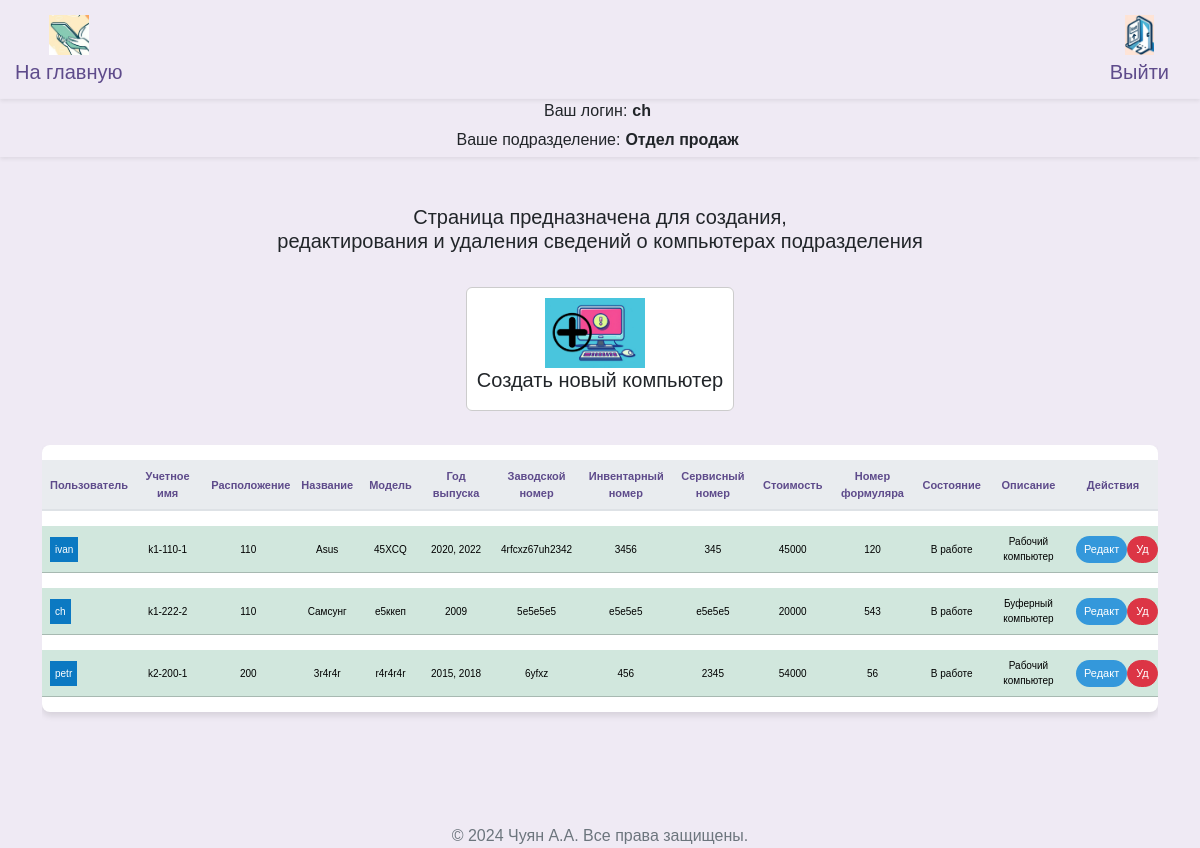
/arms (signed in), run on an earlier commit of the app's database.
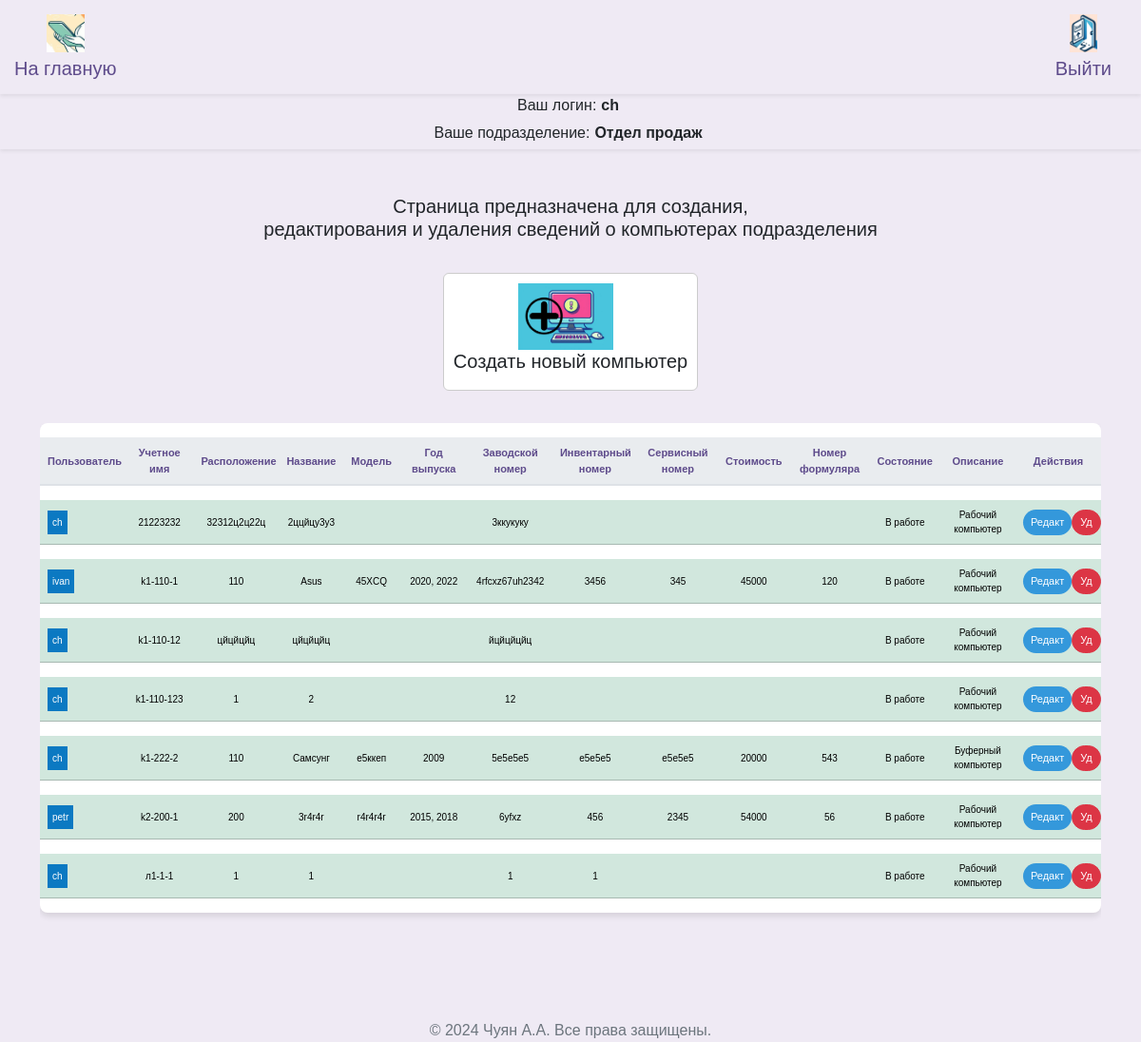
And on a later commit of the database.
### src/database/models.py (models this page shows, shortened)
class Worker(Base):
    __tablename__ = "worker"
    id = Column(Integer, primary_key=True)
    role = Column(Enum(Role), default=Role.guest)
    fio = Column(String)
    name = Column(String, unique=True)
    password = Column(String)
    department = Column(String)
    position = Column(String)
    description = Column(String, default=None)
    conn_worker_arm = relationship(
        "Arm", back_populates="conn_arm_worker"
    )

class Arm(Base):
    __tablename__ = "arm"
    id = Column(Integer, primary_key=True)
    title = Column(String, unique=True)
    department_arm = Column(String)
    location = Column(String)
    name = Column(String)
    model = Column(String)
    release = Column(String)
    num_serial = Column(String)
    num_invent = Column(String)
    num_service = Column(String)
    price = Column(String)
    formular = Column(String)
    state = Column(String)
    description = Column(String, default=None)
    description2 = Column(String, default=None)
    description3 = Column(String, default=None)
    id_worker = Column(Integer, ForeignKey("worker.id"), default=1)
    conn_arm_worker = relationship(
        "Worker", back_populates="conn_worker_arm"
    )

### src/frontend/router.py (the view)
@router.get("/arms")
async def get_arms(
    request: Request,
    worker: Worker = Depends(get_worker_or_redirect),
    session: AsyncSession = Depends(get_session),
):
    data = await CRUDArm.get_all_arm_sorted(session)
    data_worker = await CRUDWorker.get_all(session)
    return templates.TemplateResponse(
        "arms/index.html",
        {"request": request, "worker": worker, "data": data, "data_worker": data_worker},
    )

### src/frontend/template/arms/index.html (shortened to what this page needs)
{% extends "base/base.html" %}
{% block content %}
<head>
</head>
<h5 class="mb-4" style="margin-bottom: 60px; text-align: center;">Страница предназначена для создания,<br> редактирования и удаления сведений о компьютерах подразделения</h5>
<div class="d-flex flex-wrap justify-content-center align-items-center">
  <a class="nav-link " href="#" data-bs-toggle="modal" data-bs-target="#modalCreateArm" data-bs-department-arm= "{{worker.department}}" style="text-decoration: none;" >
    <div class="d-flex align-items-center card" style="margin: 10px; border: 1px solid #ccc; padding: 10px; display: flex; justify-content: center;">
      <img src="../frontend/assets/img/icon_create_arm.jpg" alt="..." style="width: 100px; height: auto; margin-right: 10px;">
      <div>
        <h5 class="card-title" style="text-align: center;">Создать новый компьютер</h5>
      </div>
    </div>
  </a>
</div>
<div class="row">
  <div class="col-12">
    <div class="table-responsive">
      <table class="table table-hover table-shadow table-rounded">
        <thead>
          <tr>
            <th scope="col" >Пользователь</th>
            <th scope="col" >Учетное имя</th>
            <th scope="col" >Расположение</th>
            <th scope="col" >Название</th>
            <th scope="col" >Модель</th>
            <th scope="col" >Год выпуска</th>
            <th scope="col" >Заводской номер</th>
            <th scope="col" >Инвентарный номер</th>
            <th scope="col" >Сервисный номер</th>
            <th scope="col" >Стоимость</th>
            <th scope="col" >Номер формуляра</th>
            <th scope="col" >Состояние</th>
            <th scope="col" >Описание</th>
            <th scope="col" >Действия</th>
          </tr>
        </thead>
        <tbody class="text-center">
          {% for tuple in data %}
            {% set object = tuple %}
              {% if object.department_arm == worker.department %}
                {% for tuple2 in data_worker %}
                  {% if tuple2.id == object.id_worker %}
                    {% set varUserName = tuple2.name %}
                    {% set varUserId = tuple2.id %}
                    <tr class="table-success">
                      <td>
                        <div style="display: flex;">
                          <span style="padding: 5px;
                            {% if varUserName == 'Нет пользователя' %}
                              background-color: #ff0000;
                            {% else %}
                              background-color: #0b79c2;
                            {% endif %}
                            color: white;">
                            {{varUserName}}
                          </span>
                        </div>
                      </td>
                      <td>{{ object.title }}</td>
                      <td>{{ object.location }}</td>
                      <td>{{ object.name }}</td>
                      <td>{{ object.model }}</td>
                      <td>{{ object.release }}</td>
                      <td>{{ object.num_serial }}</td>
                      <td>{{ object.num_invent }}</td>
                      <td>{{ object.num_service }}</td>
                      <td>{{ object.price }}</td>
                      <td>{{ object.formular }}</td>
                      <td>{{ object.state }}</td>
                      <td>{{ object.description }}</td>
                      <td>
                        <div style="display: flex;">
                          <button type="button" class="btn btn-primary btn-sm" style="background-color: #3498db; color: white; font-size: 11px;"
                            data-bs-toggle="modal"
                            data-bs-target="#modalUpdate"
                            data-bs-id="{{object.id}}"
                            data-bs-user="{{varUserName}}"
                            data-bs-title="{{object.title}}"
                            data-bs-location="{{object.location}}"
                            data-bs-name="{{object.name}}"
                            data-bs-model="{{object.model}}"
                            data-bs-release="{{object.release}}"
                            data-bs-num_serial="{{object.num_serial}}"
                            data-bs-num_invent="{{object.num_invent}}"
                            data-bs-num_service="{{object.num_service}}"
                            data-bs-price="{{object.price}}"
                            data-bs-formular="{{object.formular}}"
                            data-bs-state="{{object.state}}"
                            data-bs-description="{{object.description}}"
                            data-bs-workerdepartment= "{{worker.department}}"
                            data-bs-user_id="{{varUserId}}"
                            console.log(data-bs-user)
                            >
                            Редакт
                          </button>
                          <button type="button" class="btn btn-danger btn-sm" style="color: white; font-size: 11px;"
                            onclick="deleteArm('{{ object.id }}')">
                            Уд
                          </button>
                        </div>
                      </td>
                    </tr>
                {% endif %}
              {% endfor %}
            {% endif %}
          {% endfor %}
        </tbody>
      </table>
    </div>
  </div>
</div>
{% endblock %}

### src/frontend/template/base/base.html (shortened to what this page needs)
<!DOCTYPE html>
<html lang="ru">
<head>{% include 'base/head.html' %}</head>
<body>
  {% include 'base/nav.html' %}
  {% include 'base/info.html' %}
  <div class="container my-5">
    {% block content %}{% endblock %}
  </div>
  {% include 'base/footer.html' %}
</body>
</html>

### src/frontend/template/base/head.html (shortened to what this page needs)
<head>
  <link rel="stylesheet" href="/frontend/assets/css/bootstrap.min.css">
  <link href="/frontend/assets/css/select2.min.css" rel="stylesheet" />
  <link rel="stylesheet" href="/frontend/assets/css/base.css">
  <link rel="stylesheet" href="/frontend/assets/css/custom.css">
</head>

### src/frontend/template/base/nav.html (shortened to what this page needs)
<nav class="navbar navbar-expand-lg navbar-light shadow-sm">
  <div class="container-fluid d-flex justify-content-between align-items-center">
    <a class="navbar-brand" href="/">
      <img src="/frontend/assets/img/logo_min.jpg" alt="Инвентарный учет Logo" id="brand-logo">
      <span>На главную</span>
    </a>
    <a class="navbar-brand" href="/logout">
      <img src="/frontend/assets/img/icon_exit.jpg" alt="Выход" id="exit">
      <span>Выйти</span>
    </a>
  </div>
</nav>

### src/frontend/template/base/info.html (shortened to what this page needs)
<nav class="info navbar-expand-lg navbar-light shadow-sm">
  <div class="user-info">
    <div class="d-flex align-items-center">
      <span class="label">Ваш логин:</span>
      <span class="value">{{ worker.name }}</span>
    </div>
    <div class="d-flex align-items-center">
      <span class="label">Ваше подразделение:</span>
      <span class="value">{{ worker.department }}</span>
    </div>
  </div>
</nav>

### src/frontend/template/base/footer.html
﻿<footer style="text-align: center;">
  <p>&copy; 2024 Чуян А.А. Все права защищены.</p>
</footer>

### src/frontend/assets/css/base.css (style rules this page uses)
body { margin: 0; font-family: 'Nunito Sans', Arial, sans-serif; background-color: #efeaf4; }
.navbar { background-color: rgb(255, 255, 255), 255, 255); box-shadow: 0 4px 6px rgba(0, 0, 0, 0.1); }
.navbar-brand, .nav-link { color: #5e4b8b !important; }
.nav-link { margin: 0 10px; border-radius: 20px; transition: background-color 0.3s, color 0.3s; }
p { color: #6c757d; }
.table { background-color: #ffffff; color: #5e4b8b; border-collapse: separate; border-spacing: 0 15px; }
.table th, .table td { border-top: none !important; vertical-align: middle; }
.table thead th { background-color: #e9ecef; color: #5e4b8b; border-bottom: 2px solid #dee2e6; }
.table .btn, .table a { color: #7e57c2; transition: color 0.3s; }
.table td { padding: .5rem; }
.table-rounded { border-radius: .5rem; overflow: hidden; }
.table-shadow { box-shadow: 0 4px 6px rgba(0, 0, 0, 0.1); }
.btn { border-radius: 20px; }
.btn-primary { background-color: #8e44b0; border: none; color: #ffffff; transition: background-color 0.3s, color 0.3s, box-shadow 0.3s; }

### src/frontend/template/base/nav.html (style rules this page uses)
.navbar { padding: 10px 0; }
.container-fluid { display: flex; justify-content: space-between; align-items: center; padding: 0 15px; }
.navbar-brand { display: flex; flex-direction: column; align-items: center; text-align: center; max-width: 120px; white-space: normal; line-height: 1.2; }
.navbar-brand img { margin-bottom: 5px; max-height: 40px; }
.user-info { text-align: center; display: flex; flex-direction: column; align-items: center; }

### src/frontend/template/base/info.html (style rules this page uses)
body, html { margin: 0; padding: 0; width: 100%; height: 100%; }
.navbar { padding: 10px 0; width: 100%; }
.container-fluid { padding: 0 15px; display: flex; justify-content: space-between; align-items: center; }
.navbar-brand { display: flex; flex-direction: column; align-items: center; text-align: center; max-width: 120px; white-space: normal; line-height: 1.2; }
.navbar-brand img { margin-bottom: 5px; max-height: 40px; }
.user-info { text-align: center; display: flex; flex-direction: column; align-items: center; }
.user-info .label, .user-info .value { display: inline-block; width: auto; margin-right: 5px; max-width: 250px; margin-bottom: 5px; }
.user-info .value { font-weight: bold; }

### src/frontend/template/arms/index.html (style rules this page uses)
table { font-family: Arial, sans-serif; }
.table th, .table td { max-width: 90px; }
td { font-size: 10px; }
th { text-align: center; font-size: 11px; }

What changed in the data, as far as the page shows it:
added Arm: title "21223232", location "32312ц2ц22ц", name "2ццйцу3у3", num_serial "3ккукуку", state "В работе", description "Рабочий компьютер", Worker (name "ch")
added Arm: title "k1-110-12", location "цйцйцйц", name "цйцйцйц", num_serial "йцйцйцйц", state "В работе", description "Рабочий компьютер", Worker (name "ch")
added Arm: title "k1-110-123", location "1", name "2", num_serial "12", state "В работе", description "Рабочий компьютер", Worker (name "ch")
added Arm: title "л1-1-1", location "1", name "1", num_serial "1", num_invent "1", state "В работе", description "Рабочий компьютер", Worker (name "ch")
